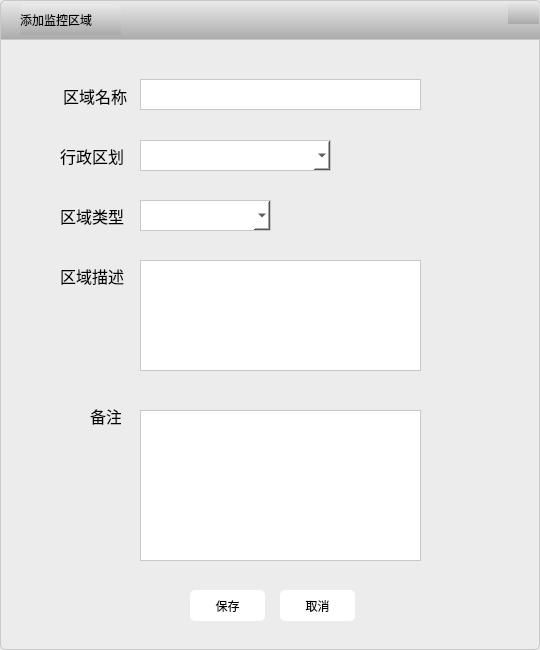
<?xml version="1.0" encoding="UTF-8"?>
<ui version="4.0">
 <class>AddMonitorAreaDlg</class>
 <widget class="QDialog" name="AddMonitorAreaDlg">
  <property name="geometry">
   <rect>
    <x>0</x>
    <y>0</y>
    <width>540</width>
    <height>650</height>
   </rect>
  </property>
  <property name="windowTitle">
   <string>Dialog</string>
  </property>
  <property name="styleSheet">
   <string notr="true">border:1px solid rgb(200,200,200);
border-radius:5px;
background-color:rgb(236,236,236);</string>
  </property>
  <widget class="QWidget" name="titleWidget" native="true">
   <property name="geometry">
    <rect>
     <x>0</x>
     <y>0</y>
     <width>541</width>
     <height>40</height>
    </rect>
   </property>
   <property name="minimumSize">
    <size>
     <width>0</width>
     <height>40</height>
    </size>
   </property>
   <property name="maximumSize">
    <size>
     <width>16777215</width>
     <height>40</height>
    </size>
   </property>
   <property name="styleSheet">
    <string notr="true">border-top-left-radius:5px;
border-top-right-radius:5px;
border-bottom-left-radius:0px;
border-bottom-right-radius:0px;
background-color: qlineargradient(spread:pad, x1:0, y1:0, x2:0, y2:1, stop:0 rgba(235, 235, 235, 255), stop:1 rgba(170, 170, 170, 255));</string>
   </property>
   <widget class="QLabel" name="label">
    <property name="geometry">
     <rect>
      <x>20</x>
      <y>4</y>
      <width>101</width>
      <height>31</height>
     </rect>
    </property>
    <property name="styleSheet">
     <string notr="true">font: 11pt &quot;黑体&quot;;
border:none</string>
    </property>
    <property name="text">
     <string>添加监控区域</string>
    </property>
   </widget>
   <widget class="QPushButton" name="closePushButton">
    <property name="geometry">
     <rect>
      <x>508</x>
      <y>1</y>
      <width>31</width>
      <height>23</height>
     </rect>
    </property>
    <property name="styleSheet">
     <string notr="true">border:none;</string>
    </property>
    <property name="text">
     <string/>
    </property>
   </widget>
  </widget>
  <widget class="QWidget" name="contentWidget" native="true">
   <property name="geometry">
    <rect>
     <x>10</x>
     <y>40</y>
     <width>521</width>
     <height>601</height>
    </rect>
   </property>
   <property name="styleSheet">
    <string notr="true">border:none;
border-radius:0px;
background-color:rgb(236,236,236);</string>
   </property>
   <widget class="QLabel" name="nameLabel">
    <property name="geometry">
     <rect>
      <x>53</x>
      <y>40</y>
      <width>71</width>
      <height>31</height>
     </rect>
    </property>
    <property name="font">
     <font>
      <family>Agency FB</family>
      <pointsize>12</pointsize>
      <weight>50</weight>
      <bold>false</bold>
     </font>
    </property>
    <property name="styleSheet">
     <string notr="true">border:none;
border-radius:0px;</string>
    </property>
    <property name="text">
     <string>区域名称</string>
    </property>
   </widget>
   <widget class="QComboBox" name="areaComboBox">
    <property name="geometry">
     <rect>
      <x>130</x>
      <y>100</y>
      <width>191</width>
      <height>31</height>
     </rect>
    </property>
    <property name="styleSheet">
     <string notr="true">border:1px solid rgb(200,200,200);
border-radius:0px;
background-color:rgb(255,255,255);</string>
    </property>
   </widget>
   <widget class="QPushButton" name="savePushButton">
    <property name="geometry">
     <rect>
      <x>180</x>
      <y>550</y>
      <width>75</width>
      <height>31</height>
     </rect>
    </property>
    <property name="styleSheet">
     <string notr="true">border:1px;
border-radius:5px;
background-color:rgb(255,255,255);</string>
    </property>
    <property name="text">
     <string>保存</string>
    </property>
   </widget>
   <widget class="QPushButton" name="cancelPushButton">
    <property name="geometry">
     <rect>
      <x>270</x>
      <y>550</y>
      <width>75</width>
      <height>31</height>
     </rect>
    </property>
    <property name="styleSheet">
     <string notr="true">border:1px;
border-radius:5px;
background-color:rgb(255,255,255);</string>
    </property>
    <property name="text">
     <string>取消</string>
    </property>
   </widget>
   <widget class="QLabel" name="areaLabel">
    <property name="geometry">
     <rect>
      <x>50</x>
      <y>100</y>
      <width>71</width>
      <height>31</height>
     </rect>
    </property>
    <property name="font">
     <font>
      <pointsize>12</pointsize>
     </font>
    </property>
    <property name="styleSheet">
     <string notr="true">border:none;
border-radius:0px;</string>
    </property>
    <property name="text">
     <string>行政区划</string>
    </property>
   </widget>
   <widget class="QLabel" name="typeLabel">
    <property name="geometry">
     <rect>
      <x>50</x>
      <y>160</y>
      <width>71</width>
      <height>31</height>
     </rect>
    </property>
    <property name="font">
     <font>
      <pointsize>12</pointsize>
     </font>
    </property>
    <property name="styleSheet">
     <string notr="true">border:none;
border-radius:0px;</string>
    </property>
    <property name="text">
     <string>区域类型</string>
    </property>
   </widget>
   <widget class="QLabel" name="descriptionLabel">
    <property name="geometry">
     <rect>
      <x>50</x>
      <y>220</y>
      <width>71</width>
      <height>31</height>
     </rect>
    </property>
    <property name="font">
     <font>
      <pointsize>12</pointsize>
     </font>
    </property>
    <property name="styleSheet">
     <string notr="true">border:none;
border-radius:0px;</string>
    </property>
    <property name="text">
     <string>区域描述</string>
    </property>
   </widget>
   <widget class="QLabel" name="remakeLabel">
    <property name="geometry">
     <rect>
      <x>80</x>
      <y>360</y>
      <width>31</width>
      <height>31</height>
     </rect>
    </property>
    <property name="font">
     <font>
      <pointsize>12</pointsize>
     </font>
    </property>
    <property name="styleSheet">
     <string notr="true">border:none;
border-radius:0px;</string>
    </property>
    <property name="text">
     <string>备注</string>
    </property>
   </widget>
   <widget class="QComboBox" name="typeComboBox">
    <property name="geometry">
     <rect>
      <x>130</x>
      <y>160</y>
      <width>131</width>
      <height>31</height>
     </rect>
    </property>
    <property name="styleSheet">
     <string notr="true">border:1px solid rgb(200,200,200);
border-radius:0px;
background-color:rgb(255,255,255);</string>
    </property>
   </widget>
   <widget class="QLineEdit" name="nameLineEdit">
    <property name="geometry">
     <rect>
      <x>130</x>
      <y>39</y>
      <width>281</width>
      <height>31</height>
     </rect>
    </property>
    <property name="styleSheet">
     <string notr="true">border:1px solid rgb(200,200,200);
border-radius:0px;
background-color:rgb(255,255,255);</string>
    </property>
   </widget>
   <widget class="QTextEdit" name="descriptionTextEdit">
    <property name="geometry">
     <rect>
      <x>130</x>
      <y>220</y>
      <width>281</width>
      <height>111</height>
     </rect>
    </property>
    <property name="styleSheet">
     <string notr="true">border:1px solid rgb(200,200,200);
border-radius:0px;
background-color:rgb(255,255,255);</string>
    </property>
   </widget>
   <widget class="QTextEdit" name="remakeTextEdit">
    <property name="geometry">
     <rect>
      <x>130</x>
      <y>370</y>
      <width>281</width>
      <height>151</height>
     </rect>
    </property>
    <property name="styleSheet">
     <string notr="true">border:1px solid rgb(200,200,200);
border-radius:0px;
background-color:rgb(255,255,255);</string>
    </property>
   </widget>
  </widget>
 </widget>
 <resources/>
 <connections/>
</ui>
